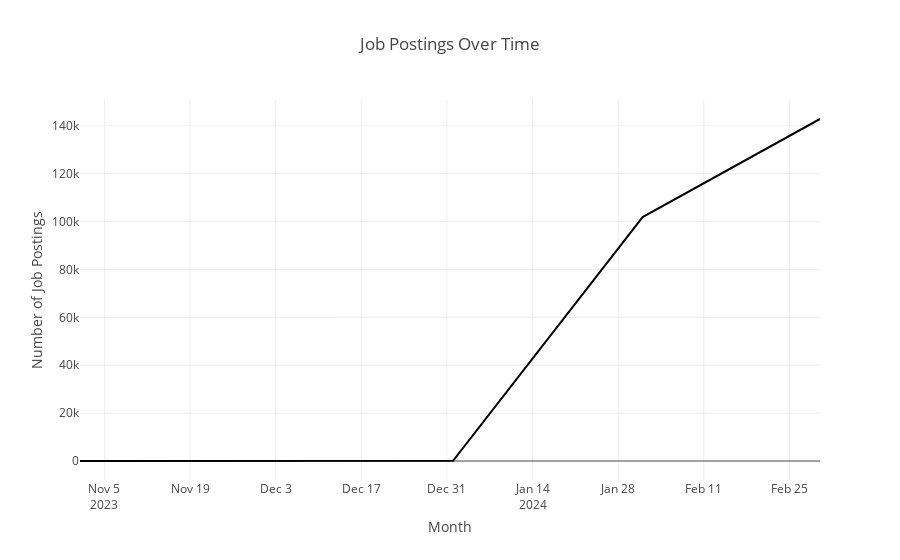

The notebook cell this image was saved under:
### Code cell
# Create a line plot to show job postings over time
fig = px.line(monthly_job_counts, x='month_year', y='job_count', title='Job Postings Over Time', labels={'month_year': 'Month', 'job_count': 'Number of Job Postings'})
fig.show()

### Figure 1 — Plotly figure (JSON) as saved in the notebook; plotly's stock layout.template omitted (floating-point values rounded to 4 significant figures)
{"data": [{"hovertemplate": "Month=%{x}<br>Number of Job Postings=%{y}<extra></extra>", "legendgroup": "", "line": {"color": "#000001", "dash": "solid"}, "marker": {"symbol": "circle"}, "mode": "lines", "name": "", "orientation": "v", "showlegend": false, "type": "scatter", "x": ["2023-11", "2023-12", "2024-01", "2024-02", "2024-03"], "xaxis": "x", "y": [1, 10, 96, 101887, 142834], "yaxis": "y"}], "layout": {"autosize": true, "legend": {"tracegroupgap": 0}, "title": {"text": "Job Postings Over Time"}, "xaxis": {"anchor": "y", "autorange": true, "domain": [0, 1], "range": ["2023-11-01", "2024-03-01"], "title": {"text": "Month"}, "type": "date"}, "yaxis": {"anchor": "x", "autorange": true, "domain": [0, 1], "range": [-7934.0, 150800.0], "title": {"text": "Number of Job Postings"}, "type": "linear"}}}
